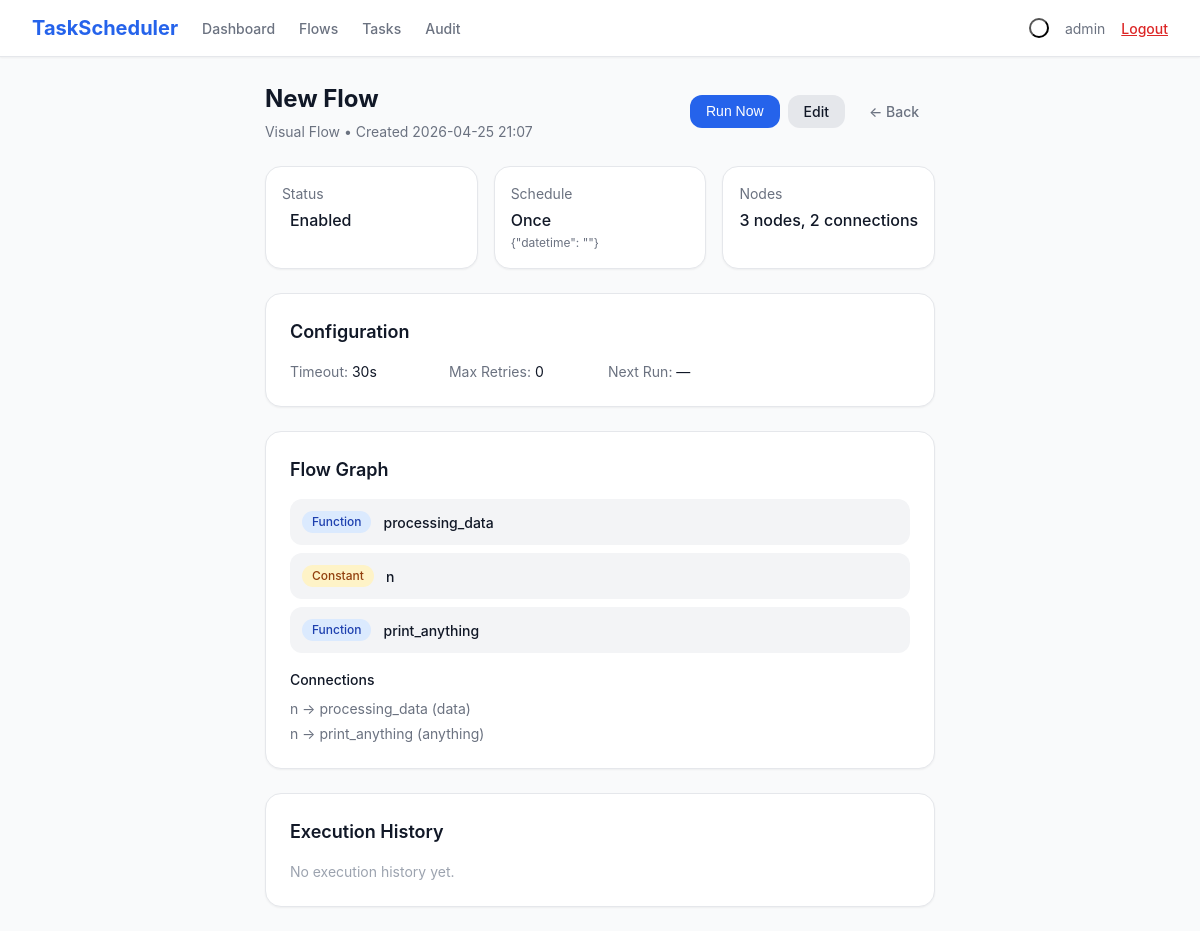
The page /flow/4 (signed in) on the database its author committed.
### models.py (models this page shows, shortened)
class Flow(db.Model):
    __tablename__ = 'flows'
    id = db.Column(db.Integer, primary_key=True)
    name = db.Column(db.String(200), nullable=False)
    schedule_type = db.Column(db.String(50), nullable=False)
    schedule_config = db.Column(db.Text, default='{}')
    enabled = db.Column(db.Boolean, default=True)
    nodes = db.Column(db.Text, default='[]')
    connections = db.Column(db.Text, default='[]')
    timeout_seconds = db.Column(db.Integer, default=30)
    max_retries = db.Column(db.Integer, default=0)
    last_run_time = db.Column(db.DateTime, nullable=True)
    last_run_status = db.Column(db.String(20), nullable=True)
    last_run_output = db.Column(db.Text, nullable=True)
    last_run_node_errors = db.Column(db.Text, default='{}')
    next_run_time = db.Column(db.DateTime, nullable=True)
    created_at = db.Column(db.DateTime, default=datetime.utcnow)
    updated_at = db.Column(db.DateTime, default=datetime.utcnow, onupdate=datetime.utcnow)
    def get_nodes(self):
        return json.loads(self.nodes) if self.nodes else []
    def get_connections(self):
        return json.loads(self.connections) if self.connections else []
    def get_schedule_config(self):
        return json.loads(self.schedule_config) if self.schedule_config else {}
    def get_node_errors(self):
        return json.loads(self.last_run_node_errors) if self.last_run_node_errors else {}

### app.py (the view)
@app.route('/flow/<int:id>')
@login_required
def flow_detail(id):
    flow = Flow.query.get_or_404(id)
    logs = ExecutionLog.query.filter_by(flow_id=id).order_by(ExecutionLog.run_time.desc()).limit(20).all()
    return render_template('flow_detail.html', flow=flow, logs=logs)

### app.py (called while the page is built)
def login_required(f):
    @wraps(f)
    def decorated_function(*args, **kwargs):
        if 'user_id' not in session:
            if request.is_json or request.path.startswith('/api/'):
                return jsonify({'error': 'Unauthorized'}), 401
            return redirect(url_for('login'))
        return f(*args, **kwargs)
    return decorated_function

### templates/flow_detail.html (shortened to what this page needs)
{% extends "base.html" %}
{% block content %}
<div class="max-w-5xl mx-auto space-y-6">
    <div class="flex items-center justify-between">
        <div>
            <h1 class="text-2xl font-bold text-body">{{ flow.name }}</h1>
            <p class="text-sm text-muted mt-1">Visual Flow &bull; Created {{ flow.created_at.strftime('%Y-%m-%d %H:%M') }}</p>
        </div>
        <div class="flex gap-2">
            <button onclick="runFlow({{ flow.id }})" class="btn btn-primary">Run Now</button>
            <a href="{{ url_for('flow_edit', id=flow.id) }}" class="btn btn-secondary">Edit</a>
            <a href="{{ url_for('flows_list') }}" class="btn btn-ghost">&larr; Back</a>
        </div>
    </div>
    <div class="grid grid-2 md-grid-3 gap-4">
        <div class="card p-4">
            <div class="text-sm text-muted">Status</div>
            <div class="flex items-center gap-2 mt-1">
                <span class="font-medium text-body">{{ 'Enabled' if flow.enabled else 'Disabled' }}</span>
            </div>
        </div>
        <div class="card p-4">
            <div class="text-sm text-muted">Schedule</div>
            <div class="font-medium text-body mt-1">{{ flow.schedule_type|title }}</div>
            <div class="text-xs text-muted mt-0-5">{{ flow.get_schedule_config()|tojson }}</div>
        </div>
        <div class="card p-4">
            <div class="text-sm text-muted">Nodes</div>
            <div class="font-medium text-body mt-1">{{ flow.get_nodes()|length }} nodes, {{ flow.get_connections()|length }} connections</div>
        </div>
    </div>
    <div class="card p-6">
        <h3 class="text-lg font-semibold text-body mb-4">Configuration</h3>
        <div class="grid grid-2 md-grid-4 gap-4 text-sm">
            <div><span class="text-muted">Timeout:</span> <span class="text-body">{{ flow.timeout_seconds }}s</span></div>
            <div><span class="text-muted">Max Retries:</span> <span class="text-body">{{ flow.max_retries }}</span></div>
            <div><span class="text-muted">Next Run:</span> <span class="text-body">{{ flow.next_run_time.strftime('%Y-%m-%d %H:%M') if flow.next_run_time else '—' }}</span></div>
        </div>
    </div>
    <div class="card p-6">
        <h3 class="text-lg font-semibold text-body mb-4">Flow Graph</h3>
        {% set nodes = flow.get_nodes() %}
        {% set conns = flow.get_connections() %}
        {% if nodes %}
        <div class="space-y-2">
            {% for node in nodes %}
            <div class="flex items-center gap-3 p-3 bg-gray-100 dark:bg-gray-900 rounded-lg">
                <span class="badge {% if node.type == 'function' %}badge-blue{% else %}badge-amber{% endif %}">{{ node.type|title }}</span>
                <span class="font-medium text-sm text-body">{{ node.name }}</span>
                {% set node_errors = flow.get_node_errors() %}
            </div>
            {% endfor %}
        </div>
        {% if conns %}
        <div class="mt-4">
            <h4 class="text-sm font-medium text-body mb-2">Connections</h4>
            <div class="space-y-1">
                {% for conn in conns %}
                {% set src = nodes|selectattr('id', 'equalto', conn.source)|first %}
                {% set tgt = nodes|selectattr('id', 'equalto', conn.target)|first %}
                <div class="text-sm text-muted">
                    {{ src.name if src else conn.source }} &rarr; {{ tgt.name if tgt else conn.target }} ({{ conn.targetParam }})
                </div>
                {% endfor %}
            </div>
        </div>
        {% endif %}
        {% else %}
        <p class="text-light text-sm">No nodes in this flow.</p>
        {% endif %}
    </div>
    <div class="card p-6">
        <h3 class="text-lg font-semibold text-body mb-4">Execution History</h3>
        {% if logs %}
        <div class="table-wrap">
            <table>
                <thead><tr><th>Time</th><th>Status</th><th>Duration</th><th>Attempt</th><th>Output</th></tr></thead>
                <tbody>
                    {% for log in logs %}
                    <tr>
                        <td class="text-muted whitespace-nowrap">{{ log.run_time.strftime('%m/%d %H:%M:%S') }}</td>
                        <td><span class="badge {% if log.status == 'success' %}badge-green{% else %}badge-red{% endif %}">{{ log.status|title }}</span></td>
                        <td class="text-muted">{{ log.duration_ms }}ms</td>
                        <td class="text-muted">#{{ log.attempt_number }}</td>
                        <td class="text-muted max-w-md truncate">{{ log.output or '—' }}</td>
                    </tr>
                    {% endfor %}
                </tbody>
            </table>
        </div>
        {% else %}
        <p class="text-light text-sm">No execution history yet.</p>
        {% endif %}
    </div>
</div>
{% endblock %}

### static/css/style.css (style rules this page uses)
:root { --bg-body: #f9fafb; --bg-card: #ffffff; --bg-nav: #ffffff; --bg-sidebar: #f3f4f6; --bg-input: #ffffff; --bg-code: #f3f4f6; --bg-hover: #f9fafb; --bg-badge-green: #dcfce7; --bg-badge-red: #fee2e2; --bg-badge-blue: #dbeafe; --bg-badge-amber: #fef3c7; --bg-badge-purple: #f3e8ff; --bg-badge-gray: #f3f4f6; --bg-primary-50: #eff6ff; --bg-primary-100: #dbeafe; --bg-primary-600: #2563eb; --bg-primary-700: #1d4ed8; --bg-green-600: #16a34a; --bg-green-700: #15803d; --bg-gray-100: #f3f4f6; --bg-gray-200: #e5e7eb; --bg-gray-600: #4b5563; --bg-gray-700: #374151; --bg-gray-800: #1f2937; --bg-gray-900: #111827; --bg-red-100: #fee2e2; --bg-red-500: #ef4444; --bg-red-600: #dc2626; --text-body: #111827; --text-muted: #6b7280; --text-light: #9ca3af; --text-primary: #2563eb; --text-green: #16a34a; --text-red: #dc2626; --text-purple: #9333ea; --text-amber: #92400e; --text-blue: #1e40af; --border-color: #e5e7eb; --border-dark: #d1d5db; --shadow-sm: 0 1px 2px 0 rgba(0,0,0,0.05); --shadow: 0 1px 3px 0 rgba(0,0,0,0.1), 0 1px 2px -1px rgba(0,0,0,0.1); --shadow-lg: 0 10px 15px -3px rgba(0,0,0,0.1), 0 4px 6px -4px rgba(0,0,0,0.1); --shadow-xl: 0 20px 25px -5px rgba(0,0,0,0.1), 0 8px 10px -6px rgba(0,0,0,0.1); --radius-sm: 0.375rem; --radius: 0.5rem; --radius-lg: 0.75rem; --radius-xl: 1rem; --radius-full: 9999px; }
* { box-sizing: border-box; margin: 0; padding: 0; }
html, body { height: 100%; }
body { font-family: -apple-system, BlinkMacSystemFont, 'Segoe UI', Roboto, sans-serif; background: var(--bg-body); color: var(--text-body); line-height: 1.5; -webkit-font-smoothing: antialiased; }
.page { min-height: 100vh; display: flex; flex-direction: column; }
.flex { display: flex; }
.items-center { align-items: center; }
.justify-between { justify-content: space-between; }
.gap-2 { gap: 0.5rem; }
.gap-3 { gap: 0.75rem; }
.gap-4 { gap: 1rem; }
.grid { display: grid; }
.grid-2 { grid-template-columns: repeat(2, 1fr); }
@media (min-width: 768px) { .md-grid-3 { grid-template-columns: repeat(3, 1fr); } }
@media (min-width: 768px) { .md-grid-4 { grid-template-columns: repeat(4, 1fr); } }
.mb-2 { margin-bottom: 0.5rem; }
.mb-4 { margin-bottom: 1rem; }
.mt-0-5 { margin-top: 0.125rem; }
.mt-1 { margin-top: 0.25rem; }
.mt-4 { margin-top: 1rem; }
.mx-auto { margin-left: auto; margin-right: auto; }
.p-3 { padding: 0.75rem; }
.p-4 { padding: 1rem; }
.p-6 { padding: 1.5rem; }
.space-y-1 > * + * { margin-top: 0.25rem; }
.space-y-2 > * + * { margin-top: 0.5rem; }
.space-y-6 > * + * { margin-top: 1.5rem; }
.text-xs { font-size: 0.75rem; }
.text-sm { font-size: 0.875rem; }
.text-lg { font-size: 1.125rem; }
.text-2xl { font-size: 1.5rem; }
.font-medium { font-weight: 500; }
.font-semibold { font-weight: 600; }
.font-bold { font-weight: 700; }
.text-body { color: var(--text-body); }
.text-muted { color: var(--text-muted); }
.text-light { color: var(--text-light); }
.bg-gray-100 { background: var(--bg-gray-100); }
.card { background: var(--bg-card); border-radius: var(--radius-xl); box-shadow: var(--shadow-sm); border: 1px solid var(--border-color); }
.btn { display: inline-flex; align-items: center; justify-content: center; gap: 0.5rem; padding: 0.5rem 1rem; border-radius: var(--radius-lg); font-size: 0.875rem; font-weight: 500; border: none; cursor: pointer; text-decoration: none; transition: all 0.15s; line-height: 1.25; }
.btn-primary { background: var(--bg-primary-600); color: #fff; }
.btn-secondary { background: var(--bg-gray-200); color: var(--text-body); }
.btn-ghost { background: transparent; color: var(--text-muted); }
.badge { display: inline-flex; align-items: center; padding: 0.125rem 0.625rem; border-radius: var(--radius-full); font-size: 0.75rem; font-weight: 500; }
.badge-blue { background: var(--bg-badge-blue); color: var(--text-blue); }
.badge-amber { background: var(--bg-badge-amber); color: var(--text-amber); }
.rounded-lg { border-radius: var(--radius-lg); }
.max-w-5xl { max-width: 64rem; }
.md-grid-3 { grid-template-columns: 1fr; }
.md-grid-4 { grid-template-columns: 1fr; }

### rows shown on the page
Flow: name "New Flow", created_at "2026-04-25 21:07", enabled "Enabled", schedule_type "Once", get_schedule_config|tojson "{\"datetime\": \"\"}", timeout_seconds "30", max_retries "0", next_run_time "—"

### other values the page prints
{{ session.username }} "admin"
{{ flow.get_nodes()|length }} "3"
{{ flow.get_connections()|length }} "2"
{{ node.type|title }} "Function" "Constant" "Function"
{{ node.name }} "processing_data" "n" "print_anything"
{{ src.name if src else conn.source }} "n" "n"
{{ tgt.name if tgt else conn.target }} "processing_data" "print_anything"
{{ conn.targetParam }} "data" "anything"
